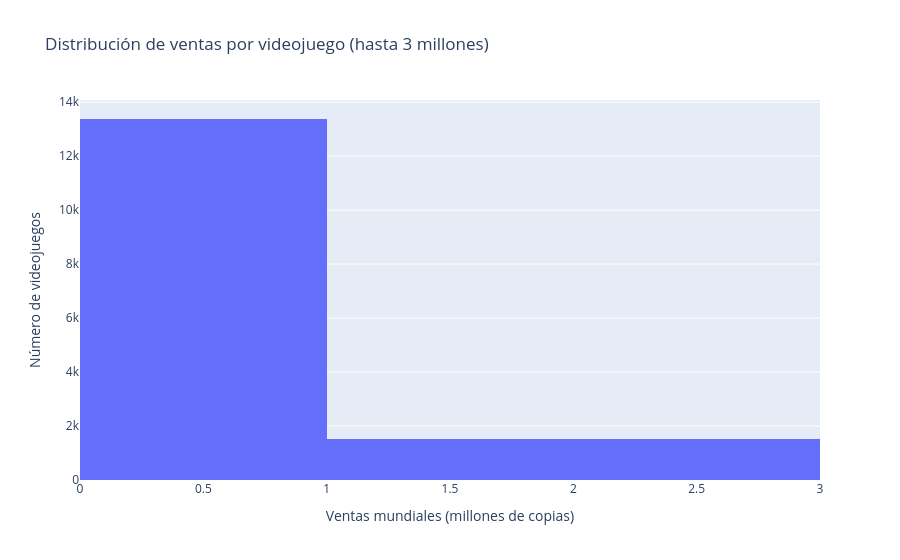

The notebook cell this image was saved under:
### Markdown cell above
## 3. What the exploration showed — Qué muestran los datos

 Para los gráficos uso los juegos lanzados **hasta 2014**; los de 2015 en adelante quedan reservados para la prueba final. Se muestran cuatro gráficos: distribución de ventas, ventas habituales por género, porcentaje de Japón y comparación de plataformas dentro de los juegos de disparos.

El histograma se limita visualmente a 3 millones de copias para que se vean mejor los juegos con ventas pequeñas. **No se eliminan las ventas mayores del análisis.**

### Code cell
exploracion = datos[datos['Year_of_Release'] <= 2014].copy()

fig = px.histogram(exploracion, x='Global_Sales', nbins=50, range_x=[0, 3],
                   title='Distribución de ventas por videojuego (hasta 3 millones)')
fig.update_layout(xaxis_title='Ventas mundiales (millones de copias)',
                  yaxis_title='Número de videojuegos')
fig.show()

### Figure 1 — Plotly figure (JSON) as saved in the notebook; plotly's stock layout.template omitted (floating-point values rounded to 4 significant figures; data arrays with more than 128 entries replaced by an {"elided": "..."} marker saying what was removed)
{"data": [{"bingroup": "x", "hovertemplate": "Global_Sales=%{x}<br>count=%{y}<extra></extra>", "legendgroup": "", "marker": {"color": "#636efa", "pattern": {"shape": ""}}, "name": "", "nbinsx": 50, "orientation": "v", "showlegend": false, "type": "histogram", "x": {"elided": "15336 float values"}, "xaxis": "x", "yaxis": "y"}], "layout": {"barmode": "relative", "legend": {"tracegroupgap": 0}, "title": {"text": "Distribución de ventas por videojuego (hasta 3 millones)"}, "xaxis": {"anchor": "y", "domain": [0.0, 1.0], "range": [0, 3], "title": {"text": "Ventas mundiales (millones de copias)"}}, "yaxis": {"anchor": "x", "domain": [0.0, 1.0], "title": {"text": "Número de videojuegos"}}}}
